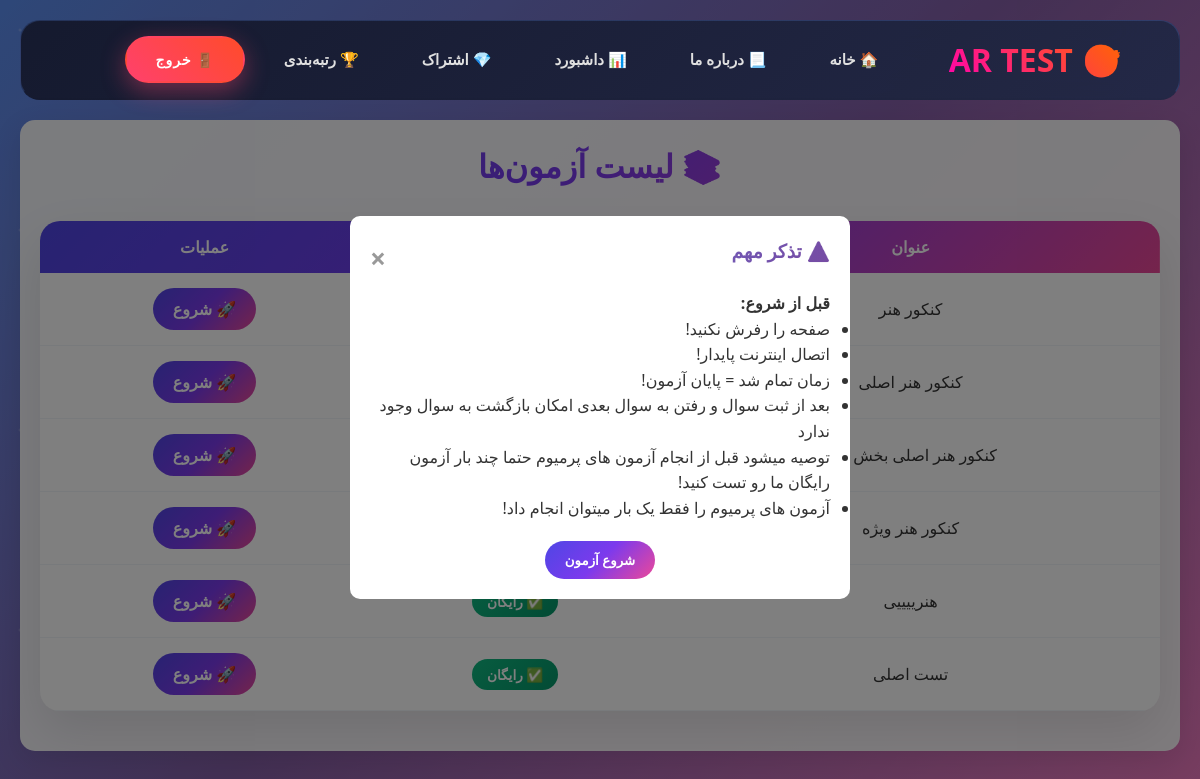
Page /quizzes/ (signed in) on the committed database.
### quizzes/models.py (models this page shows, shortened)
class Quiz(models.Model):
    title = models.CharField(max_length=200, verbose_name="عنوان آزمون")
    description = models.TextField(verbose_name="توضیحات آزمون", blank=True, null=True)
    is_premium = models.BooleanField(default=False, verbose_name="آزمون ویژه است؟")
    duration_minutes = models.PositiveIntegerField(default=30)
    is_active = models.BooleanField(default=True, verbose_name="آزمون فعال باشد؟")
    created_at = models.DateTimeField(default=timezone.now, verbose_name="تاریخ ایجاد")
    class Meta:
        verbose_name = "آزمون"
        verbose_name_plural = "آزمون‌ها"

### quizzes/views.py (the view)
# urls.py: path('quizzes/', views.quiz_list_view, name='quiz_list'),
@login_required(login_url='accounts:login')
def quiz_list_view(request):
    quizzes = Quiz.objects.filter(is_active=True)
    user_attempts = QuizAttempt.objects.filter(user=request.user, is_completed=True)
    completed_quiz_ids = user_attempts.values_list('quiz_id', flat=True)
    has_subscription = False
    try:
        subscription = request.user.subscription
        subscription.check_status()
        has_subscription = subscription.is_active
    except Subscription.DoesNotExist:
        has_subscription = False
    return render(request, 'quizzes/quiz_list.html', {
        'quizzes': quizzes,
        'completed_quiz_ids': completed_quiz_ids,
        'has_subscription': has_subscription,  # ✅ ارسال به template
        'page_title': 'لیست آزمون‌ها'
    })

### accounts/models.py (called while the page is built)
    def check_status(self):
            now = timezone.now()
            status_changed = False
            if self.end_date and now > self.end_date:
                if self.status != 'منقضی':
                    self.is_active = False
                    self.status = 'منقضی'
                    status_changed = True
            elif self.end_date and now <= self.end_date:
                if self.status != 'فعال':
                    self.is_active = True
                    self.status = 'فعال'
                    status_changed = True
            else: # No end_date or not set yet
                if self.status != 'ندارد':
                    self.is_active = False
                    self.status = 'ندارد'
                    status_changed = True
            return status_changed

### quizzes/templates/quizzes/quiz_list.html (shortened to what this page needs)
{% extends 'base.html' %}
{% load static %}
{% block content %}
<div id="exam-modal" class="modal">
    <div class="modal-content">
        <span class="close-button">×</span>
        <h3>⚠️ تذکر مهم</h3>
        <p><strong>قبل از شروع:</strong></p>
        <ul style="line-height: 1.6;">
            <li>صفحه را رفرش نکنید!</li>
            <li>اتصال اینترنت پایدار!</li>
            <li>زمان تمام شد = پایان آزمون!</li>
            <li>بعد از ثبت سوال و رفتن به سوال بعدی امکان بازگشت به سوال وجود ندارد</li>
            <li>توصیه میشود قبل از انجام آزمون های پرمیوم حتما چند بار آزمون رایگان ما رو تست کنید!</li>
            <li>آزمون های پرمیوم را فقط یک بار میتوان انجام داد!</li>
        </ul>
        <div style="text-align: center; margin-top: 20px;">
            <button id="start-exam" class="start-quiz-btn">شروع آزمون</button>
        </div>
    </div>
</div>
<div class="dashboard-container">
    <h2>📚 لیست آزمون‌ها</h2>
    {% if quizzes %}
    <table>
        <thead>
            <tr>
                <th>عنوان</th>
                <th>نوع</th>
                <th>عملیات</th>
            </tr>
        </thead>
        <tbody>
            {% for quiz in quizzes %}
            <tr>
                <td>{{ quiz.title }}</td>
                <td>
                    {% if quiz.is_premium %}
                        <span class="premium-badge premium">🔒 پرمیوم</span>
                    {% else %}
                        <span class="premium-badge free">✅ رایگان</span>
                    {% endif %}
                </td>
                <td>
                    {% if quiz.id in completed_quiz_ids %}
                        <button disabled class="start-quiz-btn">✅ انجام شده</button>
                    {% elif quiz.is_premium and not has_subscription %}
                        <a href="{% url 'subscribe' %}" class="start-quiz-btn premium-lock">
                            🔒 خرید اشتراک
                        </a>
                    {% else %}
                        <a href="{% url 'start_quiz' quiz.id %}" class="start-quiz-btn">
                            🚀 شروع
                        </a>
                    {% endif %}
                </td>
            </tr>
            {% endfor %}
        </tbody>
    </table>
    {% else %}
    <div style="text-align:center; padding:40px; color:#6b7280;">
        <div style="font-size:3rem;">📭</div>
        <h3>هیچ آزمونی نیست!</h3>
    </div>
    {% endif %}
</div>
{% endblock %}

### static/css/about-page.css (style rules this page uses)
body { background: radial-gradient(circle at 20% 80%, rgba(120,119,198,0.3) 0%, transparent 50%), radial-gradient(circle at 80% 20%, rgba(255,119,198,0.3) 0%, transparent 50%), radial-gradient(circle at 40% 40%, rgba(120,219,255,0.3) 0%, transparent 50%), linear-gradient(135deg, #667eea 0%, #764ba2 25%, #f093fb 50%, #f5576c 75%, #4facfe 100%); background-size: 800% 800%, 400% 400%, 600% 600%, 600% 600%; animation: gradientFlow 18s ease infinite; min-height: 100vh; font-family: 'Vazir', -apple-system, BlinkMacSystemFont, sans-serif; overflow-x: hidden; }
body::before { content: ''; position: fixed; top: 0; left: 0; width: 100%; height: 100%; background-image: radial-gradient(1.5px 1.5px at 30px 40px, #fff, transparent), radial-gradient(1px 1px at 80px 70px, rgba(255,255,255,0.8), transparent), radial-gradient(0.8px 0.8px at 120px 30px, #fff, transparent); background-repeat: repeat; background-size: 250px 250px; animation: starsDrift 25s linear infinite; pointer-events: none; z-index: -1; opacity: 0.4; }

### static/css/home-page.css (style rules this page uses)
* { margin: 0; padding: 0; box-sizing: border-box; }
body { font-family: 'Vazir', -apple-system, BlinkMacSystemFont, 'Segoe UI', Roboto, sans-serif; line-height: 1.6; color: #333; overflow-x: hidden; }
body::before { content: ''; position: fixed; top: 0; left: 0; width: 100%; height: 100%; background: linear-gradient(-45deg, #667eea 0%, #764ba2 25%, #f093fb 50%, #f5576c 75%, #4facfe 100%); background-size: 400% 400%; animation: gradientShift 15s ease infinite; z-index: -2; }
body::after { content: ''; position: fixed; top: 0; left: 0; width: 100%; height: 100%; background-image: radial-gradient(2px 2px at 20px 30px, #fff, transparent), radial-gradient(2px 2px at 40px 70px, rgba(255,255,255,0.8), transparent), radial-gradient(1px 1px at 90px 40px, #fff, transparent); background-repeat: repeat; background-size: 200px 200px; animation: starsFloat 20s linear infinite; z-index: -1; opacity: 0.3; }

### static/css/quiz-list.css (style rules this page uses)
:root { --primary-gradient: linear-gradient(135deg, #4f46e5 0%, #7c3aed 50%, #ec4899 100%); --free-gradient: linear-gradient(135deg, #10b981, #059669); --premium-gradient: linear-gradient(135deg, #f59e0b, #d97706); }
* { box-sizing: border-box; }
body { font-family: 'Vazir', Tahoma, sans-serif; direction: rtl; background: #f8fafc; }
.dashboard-container { max-width: 1200px; margin: 20px auto; padding: 20px; background: rgba(255,255,255,0.95); border-radius: 15px; box-shadow: 0 10px 30px rgba(0,0,0,0.1); }
.dashboard-container h2 { text-align: center; color: #2d3748; font-size: 2rem; margin-bottom: 30px; background: var(--primary-gradient); -webkit-background-clip: text; background-clip: text; -webkit-text-fill-color: transparent; }
table { width: 100%; border-collapse: collapse; background: white; border-radius: 12px; overflow: hidden; box-shadow: 0 10px 25px rgba(0,0,0,0.1); margin-bottom: 20px; }
thead { background: var(--primary-gradient); }
th { padding: 15px; color: white; font-weight: 600; text-align: center; font-size: 1rem; }
tbody tr { transition: background 0.2s ease; }
td { padding: 15px; text-align: center; border-bottom: 1px solid #f1f5f9; }
.premium-badge { padding: 6px 15px; border-radius: 20px; font-weight: 600; font-size: 0.85rem; display: inline-block; }
.free { background: var(--free-gradient); color: white; }
.premium { background: var(--premium-gradient); color: white; }
.start-quiz-btn { padding: 10px 20px; border: none; border-radius: 25px; background: var(--primary-gradient); color: white; font-weight: 600; cursor: pointer; text-decoration: none; display: inline-block; transition: all 0.2s ease; }
.modal { display: none; position: fixed; top: 0; left: 0; width: 100%; height: 100%; background: rgba(0,0,0,0.5); z-index: 1000; }
.modal-content { background: white; margin: 18% auto; padding: 20px; width: 90%; max-width: 500px; border-radius: 10px; max-height: 80vh; overflow-y: auto; }
.close-button { float: left; font-size: 28px; font-weight: bold; cursor: pointer; color: #999; }

### static/css/subscribe.css (style rules this page uses)
* { font-family: 'Vazir', 'Segoe UI', Tahoma, sans-serif !important; }

### rows in the picture
Quiz: title "کنکور هنر", is_premium "🚀 شروع"
Quiz: title "کنکور هنر اصلی", is_premium "🚀 شروع"
Quiz: title "کنکور هنر اصلی بخش دوم", is_premium "🚀 شروع"
Quiz: title "کنکور هنر ویژه", is_premium "🚀 شروع"
Quiz: title "هنرییییی", is_premium "✅ رایگان"
Quiz: title "تست اصلی", is_premium "✅ رایگان"
